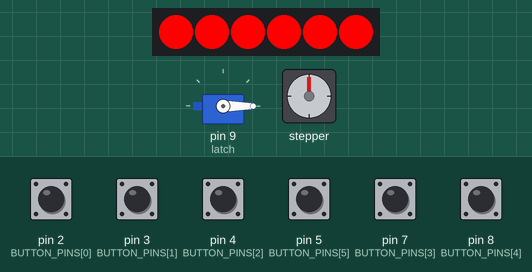
The sketch below on a simulated Arduino Uno, built with avr-gcc and run on an emulated ATmega328P. Shown: 6 RGB LEDs in strip order, left to right, servo, stepper motor. The inputs (shaded band) are chosen by the test bench; at power-on: pin 2 (BUTTON_PINS[0]), pin 3 (BUTTON_PINS[1]), pin 4 (BUTTON_PINS[2]), pin 5 (BUTTON_PINS[5]), pin 7 (BUTTON_PINS[3]), pin 8 (BUTTON_PINS[4]) HIGH. The strip is taken to match the declared colour order; stepper angles assume 5000 steps per turn; what the sketch prints to the serial monitor is not drawn.

Above: at 1.2 s.
1.3 s: pin 2 (BUTTON_PINS[0]) pulled LOW for 0.15 s
At 2.5 s:
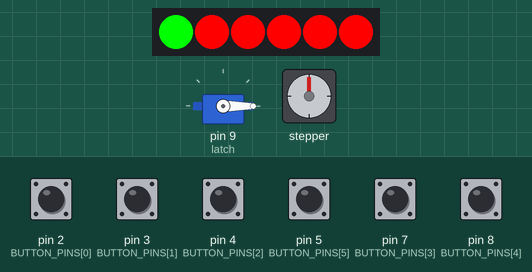
2.9 s: pin 8 (BUTTON_PINS[4]) pulled LOW for 0.15 s
At 3.8 s:
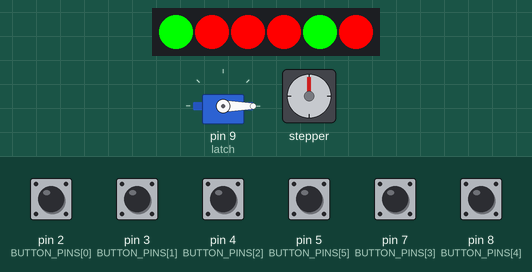
4.5 s: pin 3 (BUTTON_PINS[1]) pulled LOW for 0.15 s
At 5.0 s:
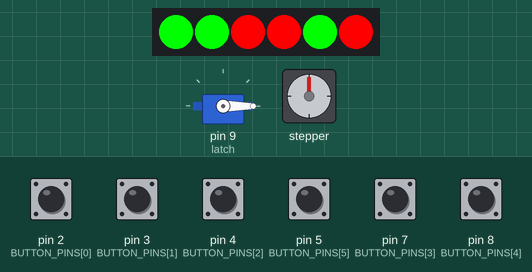
6.1 s: pin 4 (BUTTON_PINS[2]) pulled LOW for 0.15 s
At 7.3 s:
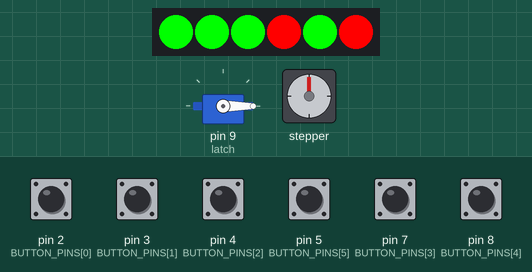
7.7 s: pin 5 (BUTTON_PINS[5]) pulled LOW for 0.15 s
At 8.7 s:
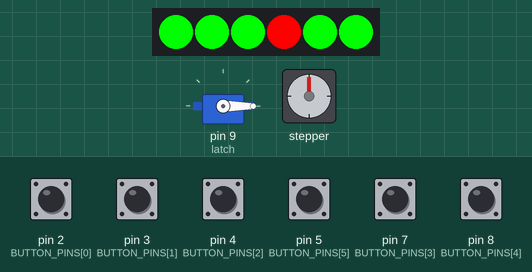
9.3 s: pin 7 (BUTTON_PINS[3]) pulled LOW for 0.15 s
At 9.5 s:
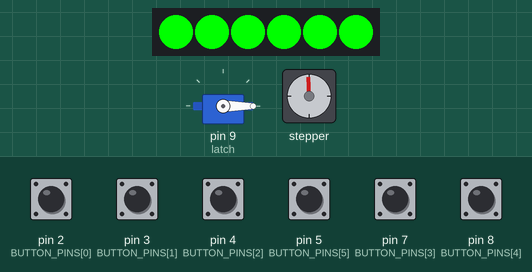
Timing chart, 0 to 14.0 s (numbered marks = the images above; inputs shaded):
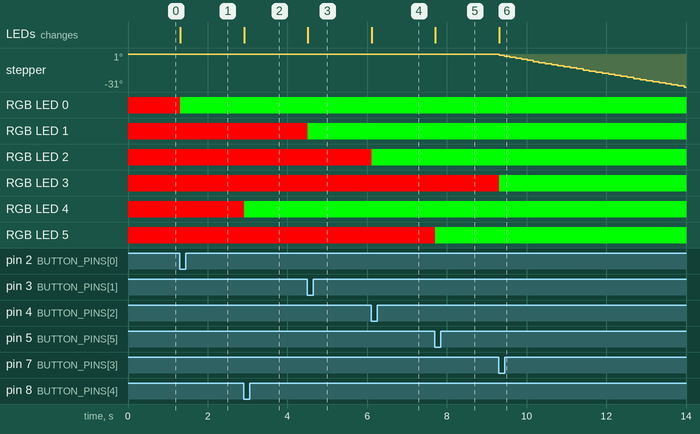

The sketch:

Box2.ino
```cpp
#include <Adafruit_NeoPixel.h>
#include <Servo.h>
#include <Stepper.h>
const int stepsPerRevolution = 5000;
Stepper myStepper(stepsPerRevolution, 10, 11, 12, 13);
int stepCount = 0;
Servo latch;
const byte BUTTON_PINS[6] = { 2, 3, 4, 7, 8, 5};
const byte LIGHT_PINS[6] = { 0, 1, 2, 3, 4, 5};
bool STATE[6] = { false, false, false, false, false, false};
#define NUMPIXELS 6
bool done = false;

Adafruit_NeoPixel pixels(NUMPIXELS, 9, NEO_RGB + NEO_KHZ800);
void setup() {
  pixels.begin();
  latch.attach(9);
  Serial.begin(9600);
  for (byte i = 0; i < 7; i++) {
    pinMode(BUTTON_PINS[i], INPUT_PULLUP);
  }
  latch.write(0);
}

void loop() {
  Serial.println(digitalRead(8));
  CheckPins();
  error();
  activate();
}

void CheckPins() {
  for (int i = 0; i < 6; i++) {
    if (digitalRead(BUTTON_PINS[i]) == LOW) {
      STATE[i] = true;
      Serial.println("flipped");
    }
  }
}
void error() {
  for (int i = 0; i < 7; i++) {
    if (STATE[i] == true) {
      pixels.setPixelColor(i, pixels.Color(0, 255, 0));
      pixels.show();
    } else {
      pixels.setPixelColor(i, pixels.Color(255, 0, 0));
      pixels.show();
    }
  }
}

void activate() {
  if (STATE[0] == true &&
      STATE[1] == true &&
      STATE[2] == true &&
      STATE[3] == true &&
      STATE[4] == true &&
      STATE[5] == true &&
      done == false) {
      motor();
      done = true;
      Serial.println("DONE");
  }
}

void motor() {
  Serial.begin(9600);
  for (int i = 0; i < 2350; i++) {
    myStepper.step(-1);
    Serial.print("steps:");
    Serial.println(stepCount);
    stepCount++;
  }
}
```

Measured:
- after the input at 1.3 s, RGB LED 0: RGB(255, 0, 0) → RGB(0, 255, 0) at once; the LEDs: change at once (image 1)
- after the input at 2.9 s, RGB LED 4: RGB(255, 0, 0) → RGB(0, 255, 0) at once; the LEDs: change at once (image 2)
- after the input at 4.5 s, RGB LED 1: RGB(255, 0, 0) → RGB(0, 255, 0) at once; the LEDs: change at once (image 3)
- after the input at 6.1 s, RGB LED 2: RGB(255, 0, 0) → RGB(0, 255, 0) at once; the LEDs: change at once (image 4)
- after the input at 7.7 s, RGB LED 5: RGB(255, 0, 0) → RGB(0, 255, 0) at once; the LEDs: change at once (image 5)
- after the input at 9.3 s, stepper: keeps turning counter-clockwise at about 7°/s, starting at once; RGB LED 3: RGB(255, 0, 0) → RGB(0, 255, 0) at once; the LEDs: change at once (image 6)
